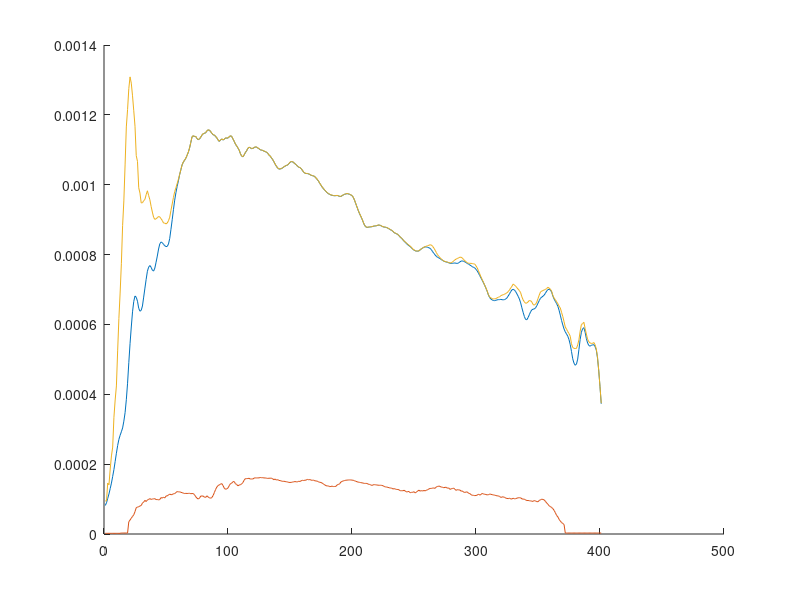

MATLAB code for this plot:
    a = csvread('R_A.txt');
    b = csvread('R_B.txt');
    m = csvread('R_M1024_new.txt');
    m0 = csvread('R_M1024_backup.txt');
    b_out = m*a;
    b0_out = m0*a;
    clf
    hold on
    plot(b)
    plot(b_out)
    plot(b0_out)